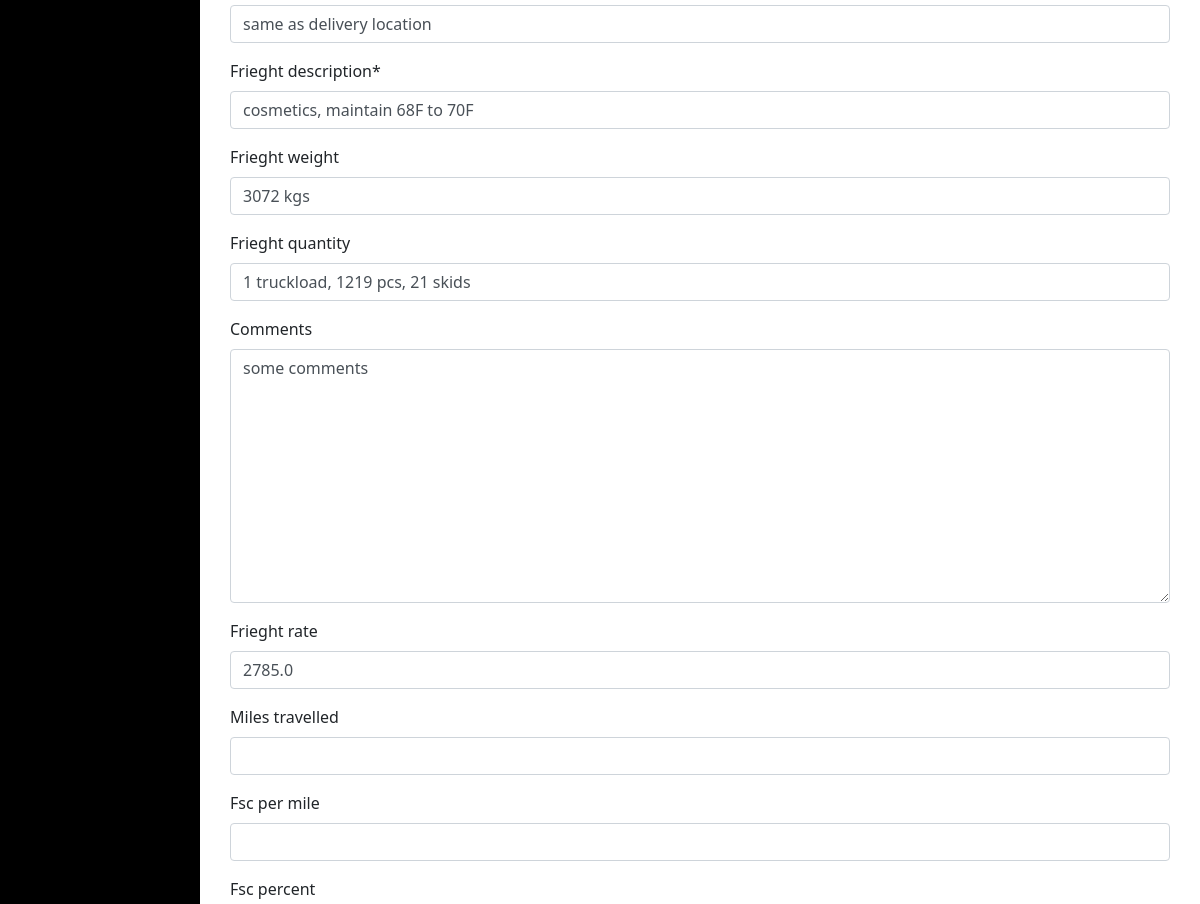
Page /invoices/edit/2/ (signed in, middle part) on the earlier database version.
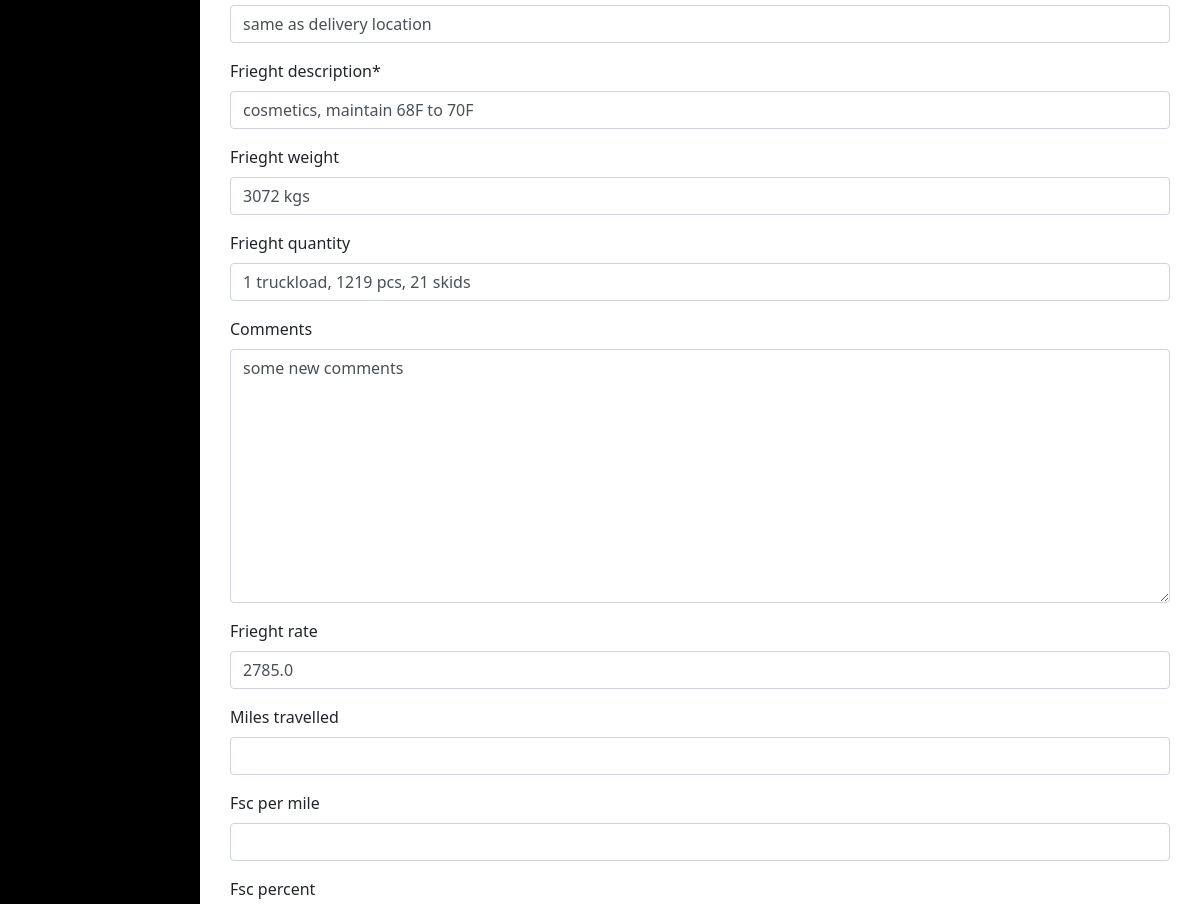
Same page on the later database version.
### SiteApp/models.py (models this page shows, shortened)
class Invoice(models.Model):
    invoice_number = models.CharField(max_length=20)
    invoice_date = models.DateField(null=True, blank=True)
    account_code = models.CharField(max_length=20)
    order_number = models.CharField(max_length=20)
    shipped_date = models.DateField(null=True, blank=True)
    received_date = models.DateField(null=True, blank=True)
    del_number = models.CharField(max_length=50, null=True, blank=True)
    shipper = models.CharField(max_length=100)
    consignee = models.CharField(max_length=200)
    frieght_description = models.CharField(max_length=200)
    frieght_weight = models.CharField(max_length=200, null=True, blank=True)
    frieght_quantity = models.CharField(max_length=200, null=True, blank=True)
    comments = models.TextField(null=True, blank=True)
    frieght_rate = models.FloatField(null=True, blank=True)
    miles_travelled = models.FloatField(null=True, blank=True)
    fsc_per_mile = models.FloatField(null=True, blank=True)
    fsc_percent = models.FloatField(null=True, blank=True)
    fsc_amount = models.FloatField(null=True, blank=True)
    sub_total = models.FloatField(null=True, blank=True)
    total = models.FloatField(null=True, blank=True)

### SiteApp/views.py (the view)
# urls.py: path('invoices/edit/<int:id>/', views.EditInvoice, name='edit_invoice'),
@login_required
def EditInvoice(request, id):
    template = 'SiteApp/edit_invoice.html'
    invoice = Invoice.objects.get(id=id)
    form = InvoiceForm(request.POST or None, instance=invoice)
    if form.is_valid():
        form.save()
        return redirect('list_invoices')
    context = {"form": form, 'invoice': invoice}
    return render(request, template, context)

### SiteApp/forms.py
class InvoiceForm(ModelForm):
    class Meta:
        model = Invoice
        fields = '__all__'

### SiteApp/templates/SiteApp/edit_invoice.html (shortened to what this page needs)
{% extends "backend_base.html" %} {% load crispy_forms_tags %}
{% block content%}
<div class="container py-3">
  <form action="{% url 'edit_invoice' id=invoice.id %}" method="post">
    {{ form | crispy }} {% csrf_token %}
  </form>
</div>
{% endblock %}

Differences in the rows shown:
changed Invoice "same as delivery location": comments "some comments" → "some new comments"
